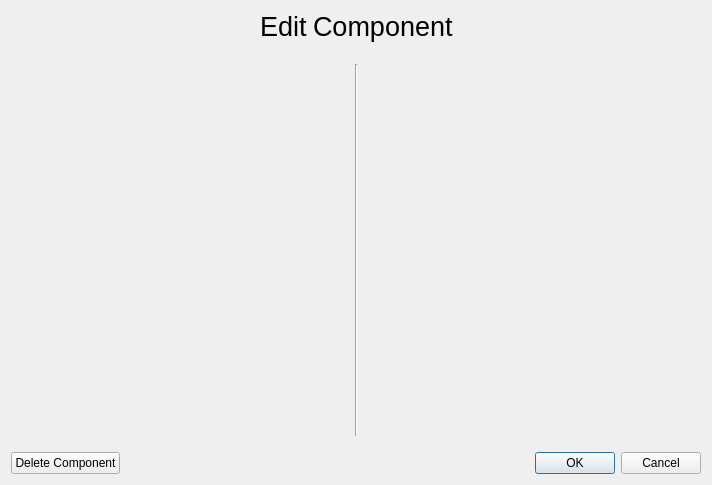
<?xml version="1.0" encoding="UTF-8"?>
<ui version="4.0">
 <class>ComponentEditor</class>
 <widget class="QDialog" name="ComponentEditor">
  <property name="geometry">
   <rect>
    <x>0</x>
    <y>0</y>
    <width>712</width>
    <height>485</height>
   </rect>
  </property>
  <property name="windowTitle">
   <string>Component Editor</string>
  </property>
  <property name="windowIcon">
   <iconset resource="../icons/icons.qrc">
    <normaloff>:/icons/hard-drive.svg</normaloff>:/icons/hard-drive.svg</iconset>
  </property>
  <layout class="QVBoxLayout" name="verticalLayout">
   <item>
    <layout class="QHBoxLayout" name="horizontalLayout_3">
     <item>
      <spacer name="horizontalSpacer">
       <property name="orientation">
        <enum>Qt::Horizontal</enum>
       </property>
       <property name="sizeHint" stdset="0">
        <size>
         <width>40</width>
         <height>20</height>
        </size>
       </property>
      </spacer>
     </item>
     <item>
      <widget class="QLabel" name="label">
       <property name="sizePolicy">
        <sizepolicy hsizetype="Fixed" vsizetype="Preferred">
         <horstretch>0</horstretch>
         <verstretch>0</verstretch>
        </sizepolicy>
       </property>
       <property name="font">
        <font>
         <pointsize>20</pointsize>
        </font>
       </property>
       <property name="text">
        <string>Edit</string>
       </property>
      </widget>
     </item>
     <item>
      <widget class="QLabel" name="label_2">
       <property name="sizePolicy">
        <sizepolicy hsizetype="Fixed" vsizetype="Preferred">
         <horstretch>0</horstretch>
         <verstretch>0</verstretch>
        </sizepolicy>
       </property>
       <property name="font">
        <font>
         <pointsize>20</pointsize>
        </font>
       </property>
       <property name="text">
        <string>Component</string>
       </property>
      </widget>
     </item>
     <item>
      <spacer name="horizontalSpacer_2">
       <property name="orientation">
        <enum>Qt::Horizontal</enum>
       </property>
       <property name="sizeHint" stdset="0">
        <size>
         <width>40</width>
         <height>20</height>
        </size>
       </property>
      </spacer>
     </item>
    </layout>
   </item>
   <item>
    <spacer name="verticalSpacer">
     <property name="orientation">
      <enum>Qt::Vertical</enum>
     </property>
     <property name="sizeType">
      <enum>QSizePolicy::Fixed</enum>
     </property>
     <property name="sizeHint" stdset="0">
      <size>
       <width>20</width>
       <height>16</height>
      </size>
     </property>
    </spacer>
   </item>
   <item>
    <layout class="QHBoxLayout" name="horizontalLayout">
     <item>
      <widget class="QScrollArea" name="scrollArea">
       <property name="styleSheet">
        <string notr="true">border: null;</string>
       </property>
       <property name="widgetResizable">
        <bool>true</bool>
       </property>
       <widget class="QWidget" name="scrollAreaWidgetContents">
        <property name="geometry">
         <rect>
          <x>0</x>
          <y>0</y>
          <width>339</width>
          <height>346</height>
         </rect>
        </property>
        <widget class="QWidget" name="verticalLayoutWidget">
         <property name="geometry">
          <rect>
           <x>10</x>
           <y>0</y>
           <width>331</width>
           <height>351</height>
          </rect>
         </property>
         <layout class="QVBoxLayout" name="leftVBox"/>
        </widget>
       </widget>
      </widget>
     </item>
     <item>
      <widget class="Line" name="line">
       <property name="orientation">
        <enum>Qt::Vertical</enum>
       </property>
      </widget>
     </item>
     <item>
      <widget class="QScrollArea" name="scrollArea_2">
       <property name="styleSheet">
        <string notr="true">border: null;</string>
       </property>
       <property name="widgetResizable">
        <bool>true</bool>
       </property>
       <widget class="QWidget" name="scrollAreaWidgetContents_2">
        <property name="geometry">
         <rect>
          <x>0</x>
          <y>0</y>
          <width>338</width>
          <height>346</height>
         </rect>
        </property>
        <widget class="QWidget" name="verticalLayoutWidget_2">
         <property name="geometry">
          <rect>
           <x>0</x>
           <y>0</y>
           <width>331</width>
           <height>351</height>
          </rect>
         </property>
         <layout class="QVBoxLayout" name="rightVBox"/>
        </widget>
       </widget>
      </widget>
     </item>
    </layout>
   </item>
   <item>
    <spacer name="verticalSpacer_2">
     <property name="orientation">
      <enum>Qt::Vertical</enum>
     </property>
     <property name="sizeType">
      <enum>QSizePolicy::Fixed</enum>
     </property>
     <property name="sizeHint" stdset="0">
      <size>
       <width>20</width>
       <height>10</height>
      </size>
     </property>
    </spacer>
   </item>
   <item>
    <layout class="QHBoxLayout" name="horizontalLayout_2">
     <item>
      <widget class="QPushButton" name="pushButton">
       <property name="text">
        <string>Delete Component</string>
       </property>
      </widget>
     </item>
     <item>
      <widget class="QDialogButtonBox" name="buttonBox">
       <property name="orientation">
        <enum>Qt::Horizontal</enum>
       </property>
       <property name="standardButtons">
        <set>QDialogButtonBox::Cancel|QDialogButtonBox::Ok</set>
       </property>
      </widget>
     </item>
    </layout>
   </item>
  </layout>
 </widget>
 <resources>
  <include location="../icons/icons.qrc"/>
 </resources>
 <connections>
  <connection>
   <sender>buttonBox</sender>
   <signal>accepted()</signal>
   <receiver>ComponentEditor</receiver>
   <slot>accept()</slot>
   <hints>
    <hint type="sourcelabel">
     <x>248</x>
     <y>254</y>
    </hint>
    <hint type="destinationlabel">
     <x>157</x>
     <y>274</y>
    </hint>
   </hints>
  </connection>
  <connection>
   <sender>buttonBox</sender>
   <signal>rejected()</signal>
   <receiver>ComponentEditor</receiver>
   <slot>reject()</slot>
   <hints>
    <hint type="sourcelabel">
     <x>316</x>
     <y>260</y>
    </hint>
    <hint type="destinationlabel">
     <x>286</x>
     <y>274</y>
    </hint>
   </hints>
  </connection>
 </connections>
</ui>
